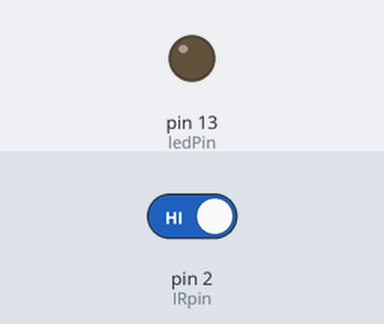
Bench run of a sketch on a simulated Arduino Uno, built with avr-gcc and run on an emulated ATmega328P. Parts: output pins drawn as LEDs (lit = HIGH). The inputs (shaded band) are chosen by the test bench; at power-on: pin 2 (IRpin) HIGH.

Above: at 1.2 s.
1.3 s: pin 2 (IRpin) driven LOW
At 2.4 s:
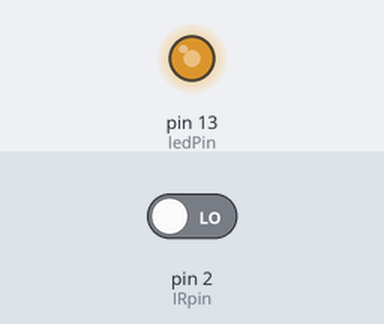
2.8 s: pin 2 (IRpin) driven HIGH
At 4.0 s:
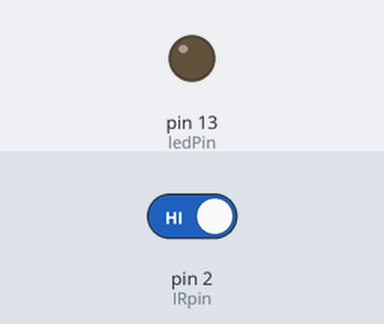
4.3 s: pin 2 (IRpin) driven LOW
At 4.7 s:
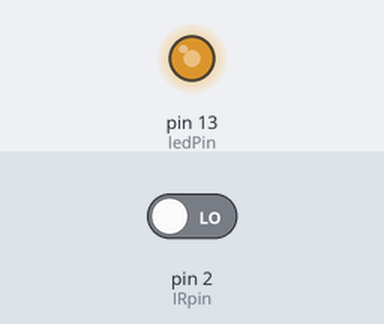
Timing chart, 0 to 7.3 s (numbered marks = the images above; inputs shaded):
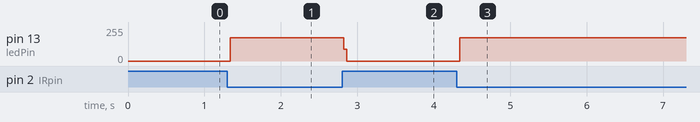

The sketch:

test_IR_sensor_24nov.ino
```cpp
#define IRpin 2
#define ledPin 13
void setup() {
	// put your setup code here, to run once:
  pinMode(IRpin,INPUT);
  pinMode(ledPin,OUTPUT);
}

void loop() {
	// put your main code here, to run repeatedly:
	int IRread = digitalRead(IRpin);
  digitalWrite(ledPin,LOW);
  if(IRread == 0){
	  digitalWrite(ledPin,HIGH);
  }
}
```

Measured:
- after the input at 1.3 s, pin 13 (ledPin): 0/255 → 173/255 at once
- after the input at 2.8 s, pin 13 (ledPin): 173/255 → 0/255 at once
- after the input at 4.3 s, pin 13 (ledPin): 0/255 → 173/255 at once
